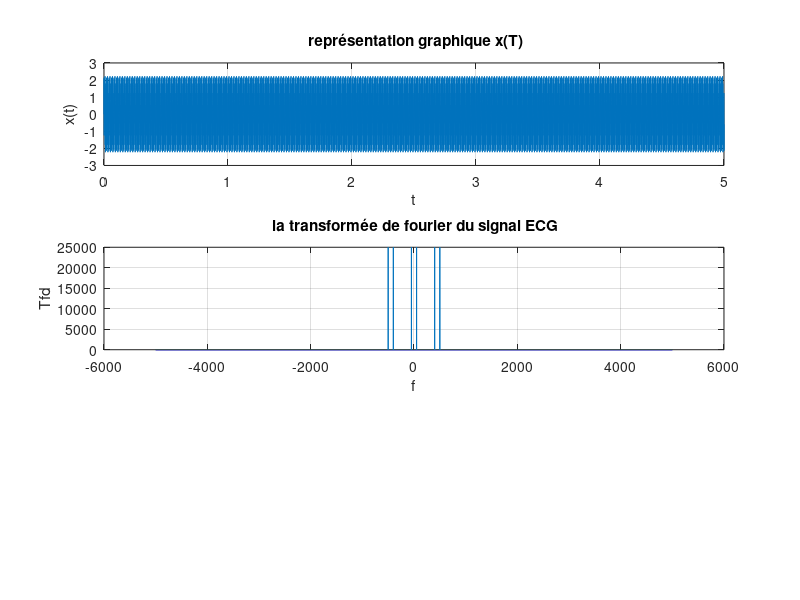

MATLAB code to generate this figure: (Note: this script raises an error after producing the figure.)
clear all;
close all 
clc


f1=500;
f2=400;
f3=50;
Te=0.0001;
Fe=1/Te;
t=0:Te:5-Te;
N=length(t);

x=sin(2*pi*f1*t) + sin(2*pi*f2*t) + sin(2*pi*f3*t);
%  representation temporelle du signal
 subplot(3,1,1)
 plot(t,x)
 grid on
 title(" représentation graphique x(T)")
 xlabel("t")
 ylabel("x(t)")
%%%
%  representation frequentielle du signal
f=(0:N-1)*(Fe/N);
y = fft(x);
fshift=(-N/2:N/2-1)*(Fe/N);

subplot(3,1,2)
plot(fshift,fftshift(abs(y)));
grid on
title(" la transformée de fourier du signal ECG")
xlabel("f")
ylabel("Tfd")
%%%


% filter
k = 1;
w=2*pi*f;
wc = 50;
wc1 = 500;
wc2 = 1000;
%la transmitance complexe 
H1= (k*1j*((w)/wc))./(1+1j*((w)/wc));
H2 = (k*1j*((w)/wc1))./(1+1j*((w)/wc1));
H3 = (k*1j*((w)/wc2))./(1+1j*((w)/wc2));



%diagramme de bode en fct du gain&& diagramme de bode en fct de la phase 



% diagramme de bode en fct du gain
G = 20*log(abs(H));
G1 = 20*log(abs(H1));
G2 = 20*log(abs(H2));
%diagramme de bode en fct de la phase 
P = angle(h);
P1 = angle(H1);
P2 = angle(H2);


%represantation de daigramme de bonde en fc de module

subplot(3,1,2)
semilogx(f,G,f,G1,f,G2);
title("Diagramme de Bode")
xlabel("rad/s")
ylabel("decibel")
legend("G : wc=50","G1 : wc=500","G2 : wc=1000")

%represantation de daigramme de bonde en fc de phase

subplot(3,1,3)
semilogx(f,P,f,P1,f,P2)
legend("P","P1","P2")


% FILTER DANS LE DOMAINE FRQ
signal_filtr = H1.*y;
signal_filtr2 = H2.*y;
signal_filtr3= H3.*y;

fl1=fftshift(abs(signal_filtr));
fl2=fftshift(abs(signal_filtr2));
fl3=fftshift(abs(signal_filtr3));

%represontation  de signal filtre dans le domaine frq fftshift 
subplot(1,3,1)
plot(fshift,fl1)
xlim([0,1000])
subplot(1,3,2)
plot(fshift,fl2)
xlim([0,1000])
subplot(1,3,3)
plot(fshift,fl3)
xlim([0,1000])


% FILTER SIGNAL DANS LE DOMAINE T

x1=ifft(signal_filtr,"symmetric");
x2=ifft(signal_filtr2,"symmetric");
x3=ifft(signal_filtr3,"symmetric");
subplot(4,1,1);
plot(t,x);
xlim([0,0.25])
subplot(4,1,2);
plot(t,x1);
xlim([0,0.25])
subplot(4,1,3);
plot(t,x2);
xlim([0,0.25])
subplot(4,1,4);
plot(t,x3);
xlim([0,0.25])






